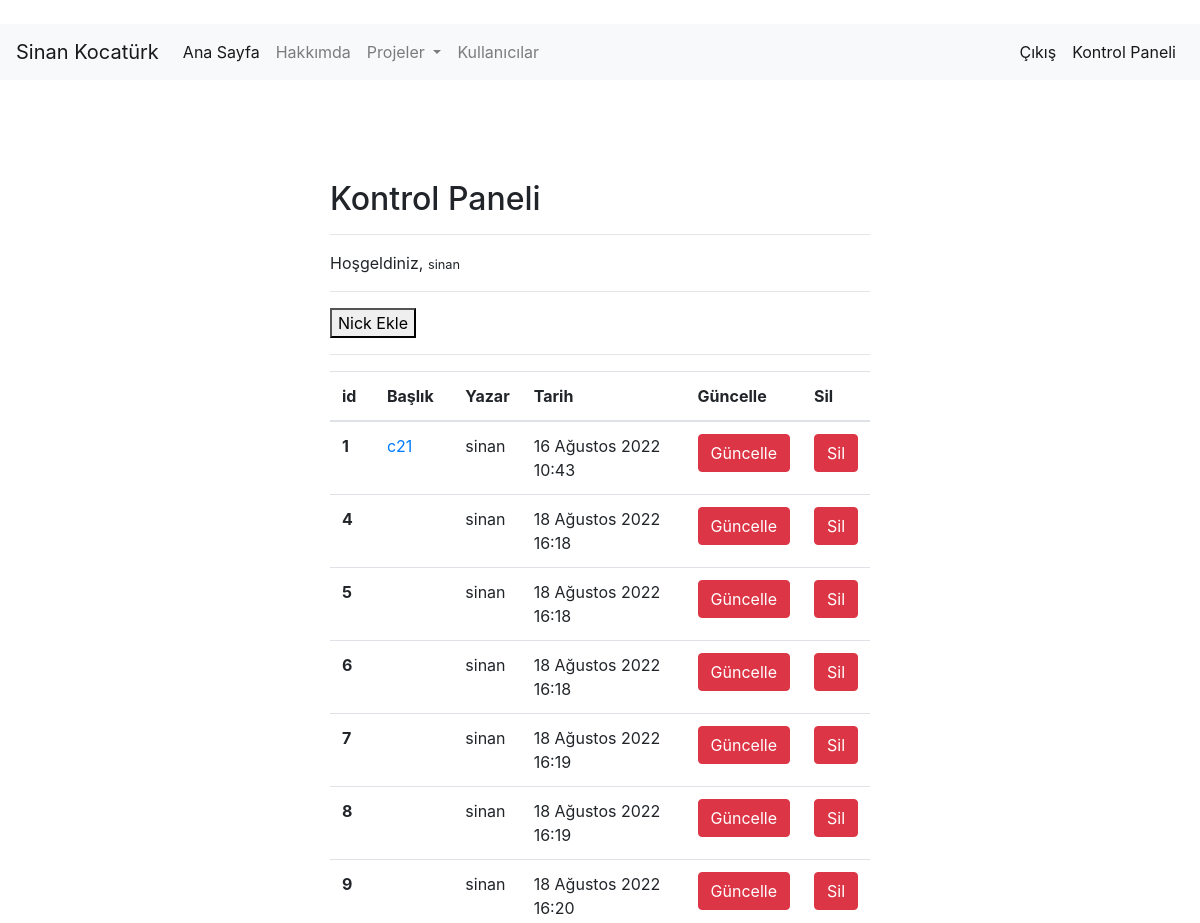
The page /nick/dashboard/ (signed in, upper part) on the database as committed earlier.
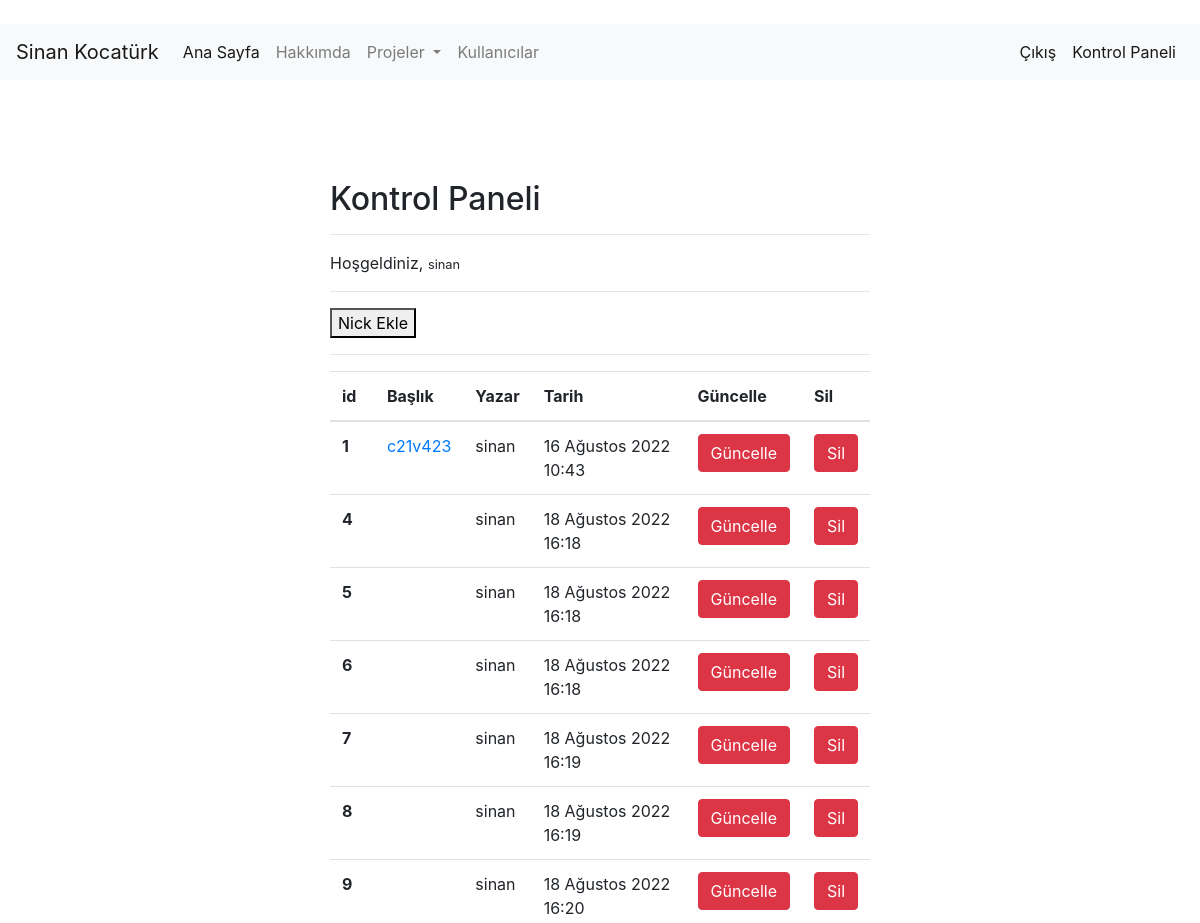
The same page on the database as committed later.
### nick/models.py (models this page shows, shortened)
class Nick(models.Model):
    author = models.ForeignKey("auth.User",on_delete = models.CASCADE,verbose_name = "Yazar ")
    title = models.CharField(max_length = 17,verbose_name = "Server ")
    """content = models.CharField(max_length = 20,verbose_name = "Nick ") """
    content = RichTextField()
    created_date = models.DateTimeField(auto_now_add=True,verbose_name="Oluşturulma Tarihi")
    article_image = models.FileField(blank = True,null = True,verbose_name="Makaleye Fotoğraf Ekleyin")

### nick/views.py (the view)
# urls.py: path('dashboard/', views.dashboard,name= "dashboard"),
def dashboard(request):
    form = Nick.objects.filter(author=request.user)
    context = {
        "form" : form
    }
    return render(request,"dashboard.html",context)

### templates/dashboard.html
{% extends 'layout.html' %}
{% load crispy_forms_tags %}
{% block body %}
<div class="row">
    <div class="col-md-6 offset-md-3">
        <h2>Kontrol Paneli</h2>
        <hr>
        <p>Hoşgeldiniz, <small>{{request.user.username}} </small></p>  <hr>
    <a href="/nick/addnick">
            <button>Nick Ekle</button>
        </a>  <hr>
            {% if form %}
            <table class="table">
                    <thead>
                    <tr>
                        <th scope="col">id</th>
                        <th scope="col">Başlık</th>
                        <th scope="col">Yazar</th>
                        <th scope="col">Tarih</th>
                        <th scope="col">Güncelle</th>
                        <th scope="col">Sil</th>
                    </tr>
                    </thead>
                    <tbody>
                    {% for article in form %}
                    <tr>
                        <th scope="row">{{article.id}}</th>
                        <td><a href="/nick/nick/{{article.id}}">{{article.title}}</a></td>
                        <td>{{article.author.username}}</td>
                        <td>{{article.created_date}}</td>
                        <td><a href="/nick/update/{{article.id}}/" class = "btn btn-danger">Güncelle</a></td>
                        <td><a href="/nick/delete/{{article.id}}/" class = "btn btn-danger">Sil</a> </td>
                    </tr>
                    {% endfor %}
                    </tbody>
                </table>
            {% else %}
            <div class = "alert alert-danger">
                Henüz bir makaleniz bulunmuyor...
            </div>
            {% endif %}
            <br>
    </div>
</div>
{% endblock  %}

Rows that differ between the two databases and show on the page:
changed Nick "16 Ağustos 2022 10:43": title "c21" → "c21v423"
